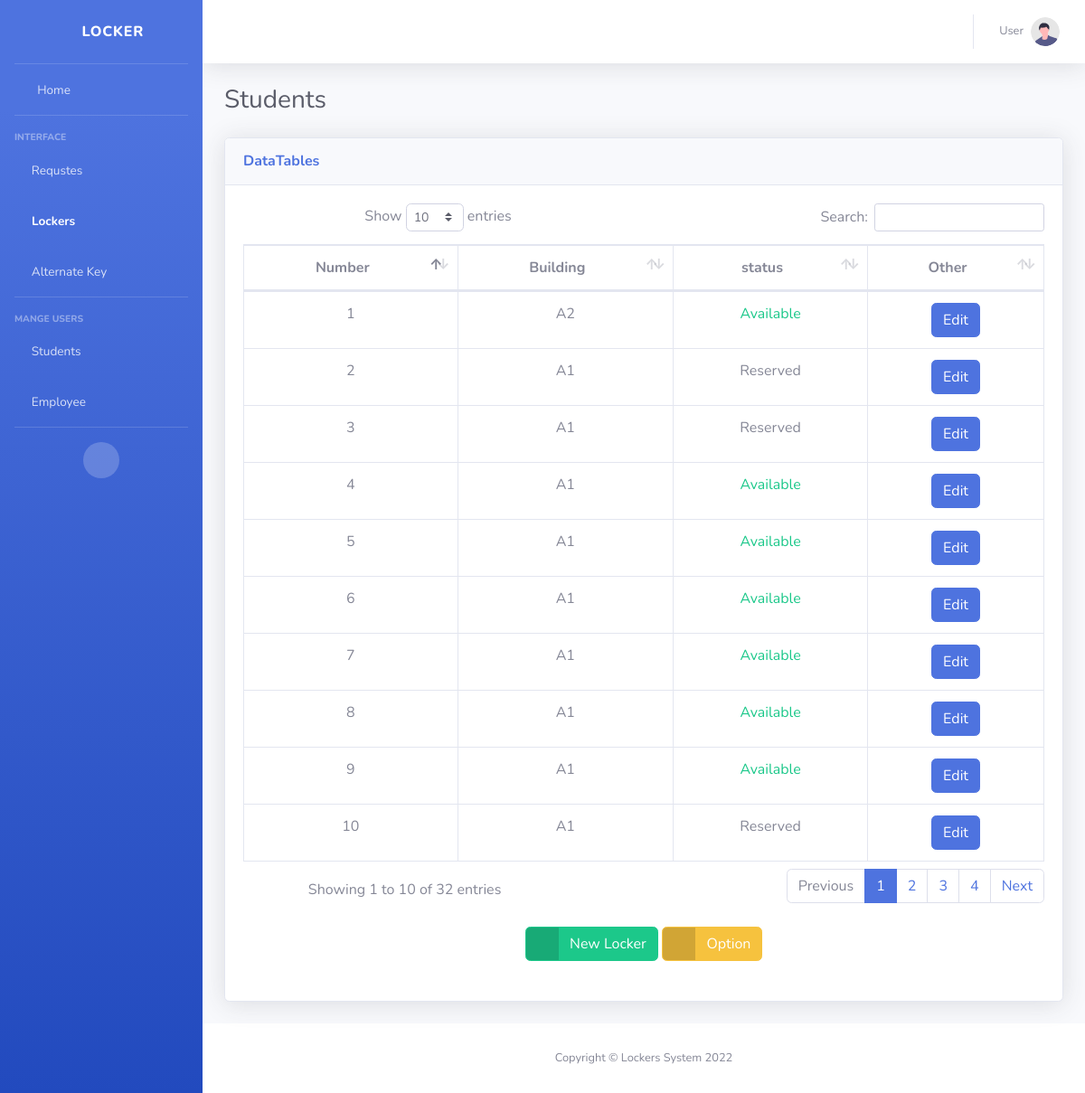
The page /app/dashboard/locker.php (signed in) on the database its author committed.
### tables this page shows
CREATE TABLE `lockers` (
  `id` int(11) NOT NULL,
  `locker_number` varchar(12) NOT NULL,
  `building` varchar(225) NOT NULL,
  `status` int(11) NOT NULL
);

### app/dashboard/locker.php (the view, shortened to what this page needs)
<?php
include "../inc/conf.php";
function status($arg){
    if($arg == 1){
        return  "<span class='text-success'>Available</span>";
    }else{
        return "<span class='text-secondary'>Reserved</span>";
    }
}
$lockers = $conn->query("SELECT * FROM `lockers`")->fetchAll();
?>
<!DOCTYPE html>
<html lang="en">
<head>
    <link href="vendor/fontawesome-free/css/all.min.css" rel="stylesheet" type="text/css">
    <link href="css/sb-admin-2.min.css" rel="stylesheet">
    <link href="vendor/datatables/dataTables.bootstrap4.min.css" rel="stylesheet">
    <link rel="stylesheet" href="css/radio.css">
</head>
<body id="page-top">
    <div id="wrapper">
        <?php include "header.php" ?>
        <div id="content-wrapper" class="d-flex flex-column">
            <div id="content">
                <nav class="navbar navbar-expand navbar-light bg-white topbar mb-4 static-top shadow">
                    <ul class="navbar-nav ml-auto">
                        <li class="nav-item dropdown no-arrow">
                            <a class="nav-link dropdown-toggle" href="#" id="userDropdown" role="button"
                                data-toggle="dropdown" aria-haspopup="true" aria-expanded="false">
                                <span class="mr-2 d-none d-lg-inline text-gray-600 small">User</span>
                                <img class="img-profile rounded-circle"
                                    src="img/undraw_profile.svg">
                            </a>
                        </li>
                    </ul>
                </nav>
                <div class="container-fluid">
                    <div class="d-sm-flex align-items-center justify-content-between mb-4">
                        <h1 class="h3 mb-0 text-gray-800">Students</h1>
                    </div>
            <div class="card shadow mb-4">
            <div class="card-header py-3">
              <h6 class="m-0 font-weight-bold text-primary">DataTables</h6>
            </div>
            <div class="card-body">
              <div class="table-responsive text-center" >
                <table class="table table-bordered" id="dataTable" width="100%" cellspacing="0">
                  <thead>
                    <tr>
                      <th>Number</th>
                      <th>Building</th>
                      <th>status</th>
                      <th>Other</th>
                    </tr>
                  </thead>
                  <tbody>
                      <?php foreach($lockers as $val): ?>
                    <tr>
                      <td><?=$val['locker_number']?></td>
                      <td><?=$val['building']?></td>
                      <td><?=status($val['status'])?></td>
                      <td><a href="#" class="btn btn-primary" data-toggle="modal" data-target="#exampleModal<?=$val['id']?>">Edit</a></td>
                    </tr>
                    <?php  endforeach; ?>
                  </tbody>
                </table>
              </div>
              <div class="text-center p-4">
                  <a href="#" class="btn btn-success btn-icon-split" data-toggle="modal" data-target="#ModalAdd">
                                        <span class="icon text-white-50">
                                            <i class="fas fa-plus"></i>
                                        </span>
                                        <span class="text">New Locker</span>
                                    </a>
                  <a href="#" class="btn btn-warning btn-icon-split" data-toggle="modal" data-target="#ModalOps">
                                        <span class="icon text-white-50">
                                            <i class="fas fa-cog"></i>
                                        </span>
                                        <span class="text">Option</span>
                                    </a>
              </div>
            </div>
          </div>
                </div>
            </div>
            <footer class="sticky-footer bg-white">
                <div class="container my-auto">
                    <div class="copyright text-center my-auto">
                        <span>Copyright &copy; Lockers System 2022</span>
                    </div>
                </div>
            </footer>
        </div>
    </div>
</body>
</html>

### rows shown on the page
lockers: locker_number "1", building "A2", status "Available"
lockers: locker_number "2", building "A1", status "Reserved"
lockers: locker_number "3", building "A1", status "Reserved"
lockers: locker_number "4", building "A1", status "Available"
lockers: locker_number "5", building "A1", status "Available"
lockers: locker_number "6", building "A1", status "Available"
lockers: locker_number "7", building "A1", status "Available"
lockers: locker_number "8", building "A1", status "Available"
lockers: locker_number "9", building "A1", status "Available"
lockers: locker_number "10", building "A1", status "Reserved"
